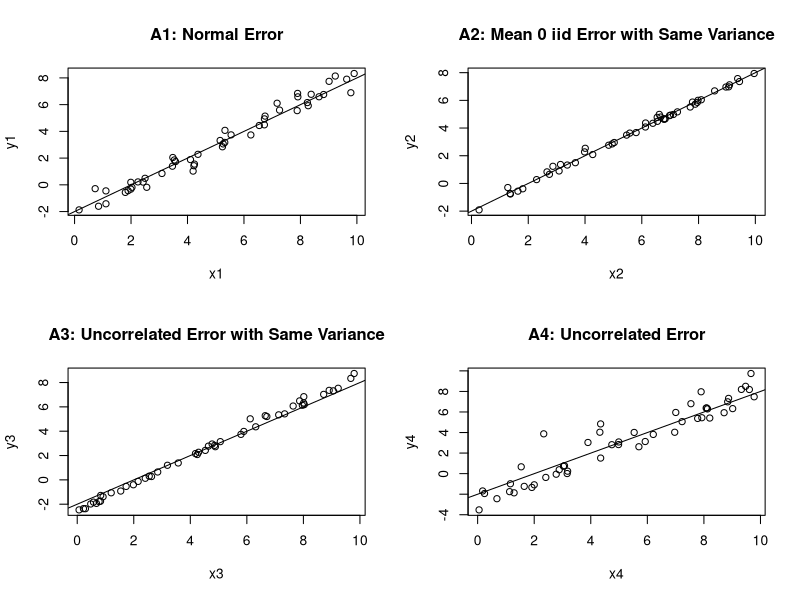

Recreate this plot in R.
#First define our B0 and B1.
b0 <- -2
b1 <- 1
sigma <- .5
n = 50

# Assumption A1
x1 <- sort(runif(n, min=0, max=10))
e1 <- rnorm(n, 0, sigma)
y1 <- b0 + b1*x1 + e1

# Assumption A2
# Change random error to be mean centered exponential lambda=1/sigma^2
x2 <- sort(runif(n, min=0, max=10))
e2 <- rexp(n, 1/(sigma^2))
e2 = e2 - mean(e2)
y2 <- b0 + b1*x2 + e2

# Assumption A3
# Change the random error to be mean centered exponential lambda with error dependant on the x value
x3 <- sort(runif(n, min=0, max=10))
e3 <- rexp(n, 1/(sigma^2))
e3 = e3 + (x3/10)
e3 = e3 - mean(e3)
y3 <- b0 + b1*x3 + e3

#Assumption A4
# Change the random error to be mean centered exponential lambda=1
x4 <- sort(runif(n, min=0, max=10))
e4 <- rexp(n, 1)
e4 = e4 + (x4/10)
e4 = e4 - mean(e4)
y4 <- b0 + b1*x4 + e4

attach(mtcars)
par(mfrow=c(2,2))
plot(y1~x1, main="A1: Normal Error")
abline(b0, b1)
plot(y2~x2, main="A2: Mean 0 iid Error with Same Variance")
abline(b0, b1)
plot(y3~x3, main="A3: Uncorrelated Error with Same Variance")
abline(b0, b1)
plot(y4~x4, main="A4: Uncorrelated Error")
abline(b0, b1)



